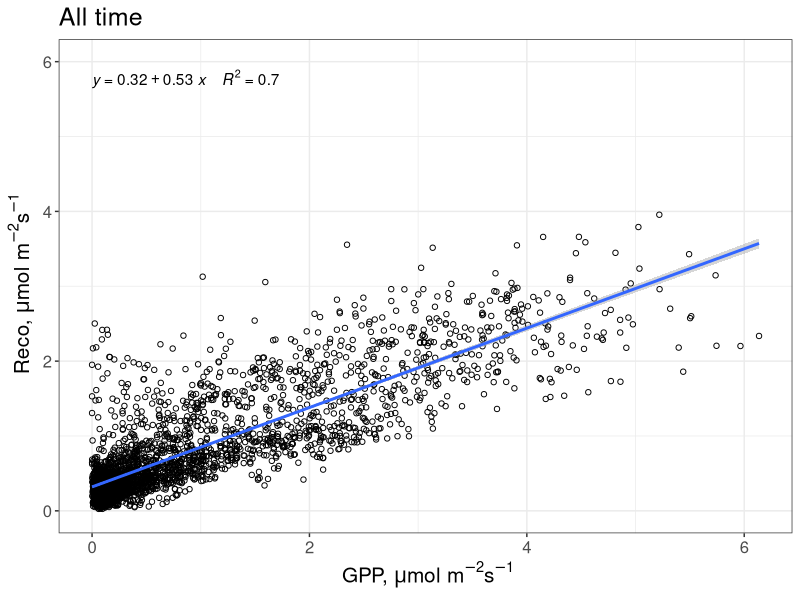
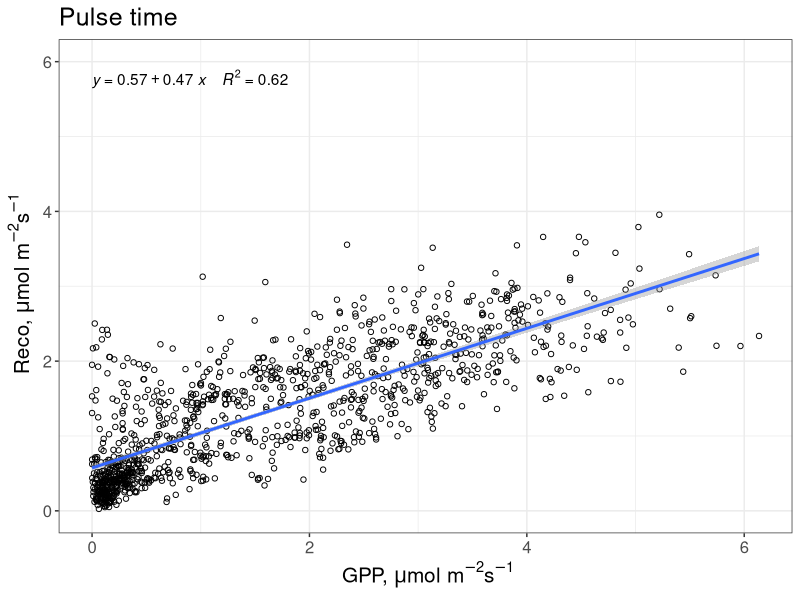
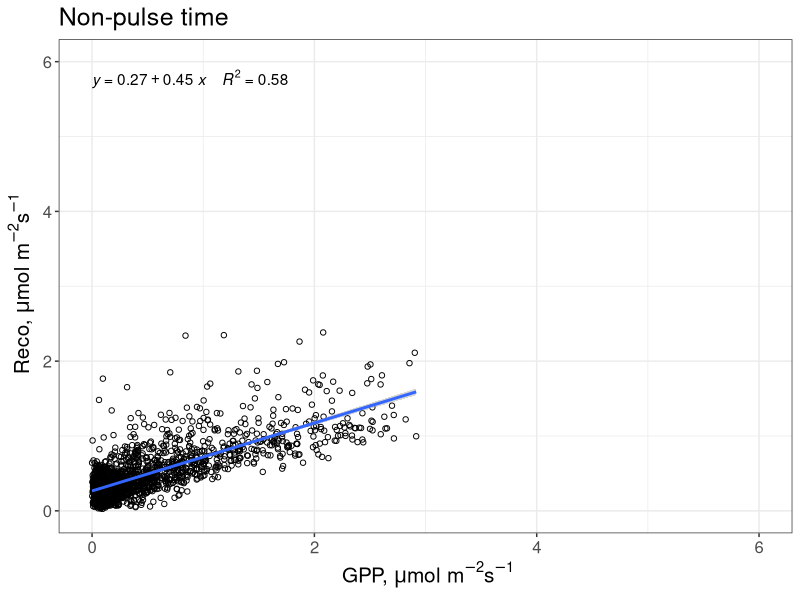

Generate these figures, in order, with R:
# 17-05-2024
# Anastasia Makhnykina

library(dplyr)
library(tidyr)
library(tidyverse)
library(lubridate)
library(ggplot2)
library(units)
library(ggpubr)

# In this file we focus on the interactions Between Reco and GPP fluxes ###
# for all time, Pulse and non-Pulse time ##################################


# Read pulse division docs
years_sum1 <- read.csv("data/years_sum1_DM.csv")
years_sum_Pulse0 <- read.csv("data/years_sum_Pulse0_DM.csv")
years_sum_Pulse1 <- read.csv("data/years_sum_Pulse1_DM.csv")


# Plot data For All time
years_sum1 %>%
  ggplot(aes(x=meanGPP, y = meanRECO))+
  geom_point(shape=1)+
  theme_bw()+
  theme(text = element_text(size = 15))+
  stat_regline_equation(aes(label = paste(..eq.label..,..rr.label.., sep = "~~~~")))+
  stat_smooth(method = "lm",formula = y ~ x ,size = 1)+
  ylab(~paste("Reco, ", mu, "mol m"^-2,"s"^-1))+
  xlab(~paste("GPP, ", mu, "mol m"^-2,"s"^-1))+
  ggtitle('All time')+
  ylim(0,6)

# Plot data for pulse time
years_sum_Pulse1 %>%
  ggplot(aes(x=meanGPP, y = meanRECO))+
  geom_point(shape=1)+
  theme_bw()+
  theme(text = element_text(size = 15))+
  stat_regline_equation(aes(label = paste(..eq.label..,..rr.label.., sep = "~~~~")))+
  stat_smooth(method = "lm",formula = y ~ x ,size = 1)+
  ylab(~paste("Reco, ", mu, "mol m"^-2,"s"^-1))+
  xlab(~paste("GPP, ", mu, "mol m"^-2,"s"^-1))+
  ggtitle('Pulse time')+
  ylim(0,6)

# Plot data for non-Pulse time
years_sum_Pulse0 %>%
  ggplot(aes(x=meanGPP, y = meanRECO))+
  geom_point(shape=1)+
  theme_bw()+
  theme(text = element_text(size = 15))+
  stat_regline_equation(aes(label = paste(..eq.label..,..rr.label.., sep = "~~~~")))+
  stat_smooth(method = "lm",formula = y ~ x ,size = 1)+
  ylab(~paste("Reco, ", mu, "mol m"^-2,"s"^-1))+
  xlab(~paste("GPP, ", mu, "mol m"^-2,"s"^-1))+
  ggtitle('Non-pulse time')+
  ylim(0,6)+
  xlim(0,6)
